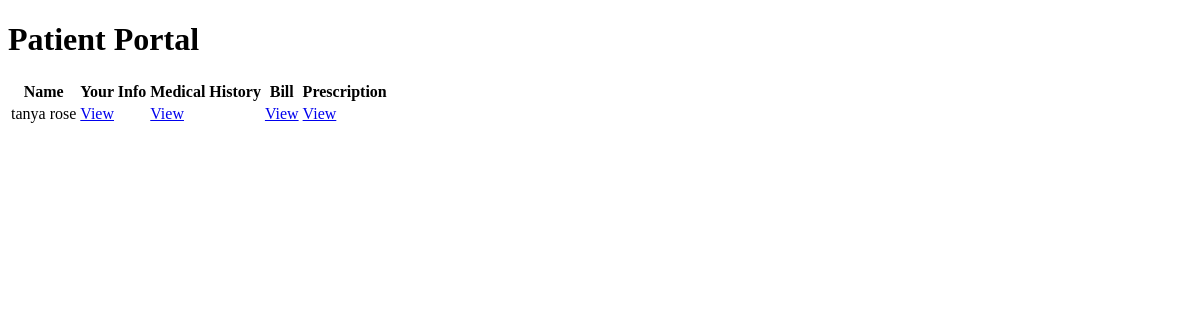
The app's page /patients/patland/, older data.
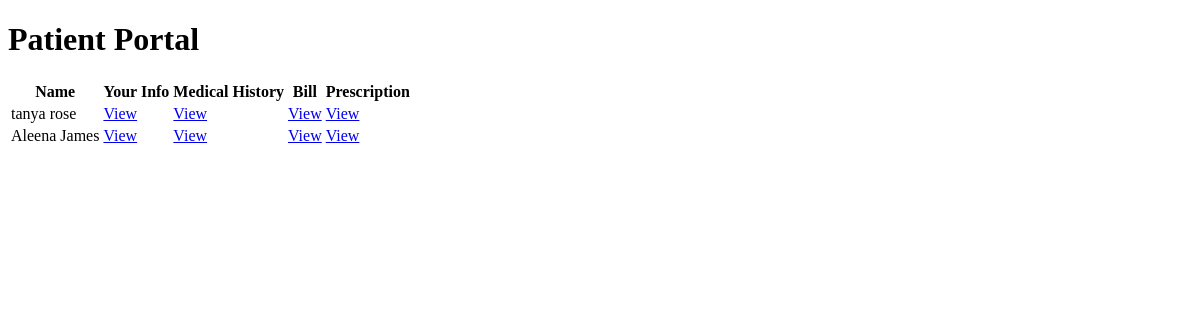
The same page, newer data.
### clinic/models.py (models this page shows)
class User(AbstractUser):
    is_patient = models.BooleanField(default=False)
    is_doctor = models.BooleanField(default=False)

### patients/models.py (models this page shows, shortened)
class Patient(models.Model):
    user = models.OneToOneField(User, on_delete= models.CASCADE, primary_key= True)
    pname=models.CharField(max_length=200, null=True)
    age=models.CharField(max_length=4, null=True)
    gender= models.CharField(max_length=6, null=True)
    email=models.CharField(max_length=200, null=True)
    address= models.CharField(max_length=500, null=True)
    phone= models.CharField(max_length=13, null=True)
    date_created= models.DateTimeField(auto_now_add=True, null=True)

### patients/views.py (the view)
# urls.py: path('patland/', views.patland,name='phome'),
def patland(request):
  p =User.objects.filter(is_patient=True)
  return render(request, 'patland.html', {'p':p})

### patients/templates/patland.html (shortened to what this page needs)
<!DOCTYPE html>
<html>
    <head>
    </head>
    <body>
        <h1>Patient Portal</h1>
        <table>
            <tr>
                <th>Name    </th>
                <th>Your Info  </th>
                <th>Medical History      </th>
                <th>Bill</th>
                 <th>Prescription</th>
            </tr>
            {% for p in p %}
            <tr>
             <td>{{p.patient.pname}}</td>
             <td><a href="{% url 'info' p.id %}">View</a></td>
             <td><a href="{% url 'medhis' p.id %}">View</a></td>
             <td><a href="{% url 'bill' p.id %}">View</a></td>
             <td><a href="{% url 'prescrip' p.id %}">View</a></td>
            </tr>
            {% endfor %}
        </table>
    </body>
</html>

Row changes from the older to the newer data that the page shows:
added User: patient.pname "Aleena James"
